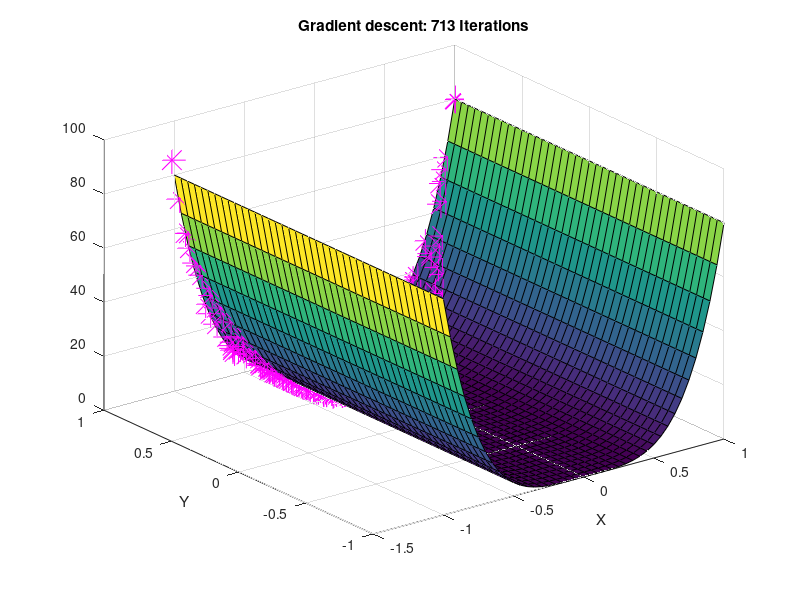

The MATLAB source for this figure:
function grad_descent()
clear all
close all
clc
step=0.001;
gama=0.99;
threshold=10^(-4);

% Create grid
x=-1:0.05:1;
y=-1:0.05:1;
[X Y] = meshgrid(x,y);

% Define our function
myFun = @(a,b) 80*(a.^4)+0.01*(b.^6);
myFun_dx = @(a,b) 320*(a.^3);
myFun_dy = @(a,b) 0.06*(b.^5);
myFun_dxdx = @(a,b) 960*(a.^2);
myFun_dydy = @(a,b) 0.3*(b.^4);
myFun_dxdy = 0;

s=surf(X,Y,myFun(X,Y));
hold on;
%s.EdgeColor = 'none';
meshgrid off

coord = zeros(100000,2);

% Starting coordinates are (1,1)
coord(1,:) = [1 1];
plot3(coord(1,1),coord(1,2),myFun(coord(1,1),coord(1,2)),'m*','MarkerSize',20);

momentum_x = 0;
momentum_y = 0;

i=2;
while(1)
    % Gradient descent: calculate delta - Wt+1 = Wt + dWt ;
    % dWt=-step*grad(func)
    %delta_x = - step * myFun_dx(coord(i-1,1),coord(i-1,2));
    %delta_y = - step * myFun_dy(coord(i-1,1),coord(i-1,2));
    
    % Gradient descent: Newton func (Multiplying by Hassian)
    %delta_x = - 1/myFun_dxdx(coord(i-1,1),coord(i-1,2)) * myFun_dx(coord(i-1,1),coord(i-1,2));
    %delta_y = - 1/myFun_dydy(coord(i-1,1),coord(i-1,2)) * myFun_dy(coord(i-1,1),coord(i-1,2));
    
    % Gradient descent: Momentum
    momentum_x = gama * momentum_x + step * myFun_dx(coord(i-1,1),coord(i-1,2));
    momentum_y = gama * momentum_y + step * myFun_dy(coord(i-1,1),coord(i-1,2));
    delta_x = -momentum_x; 
    delta_y = -momentum_y;
    
    % Gradient descent: Update coordinates
    coord(i,:) = coord(i-1,:)+[delta_x,delta_y];
    
    % Plot the points on the graph.
    plot3(coord(i,1),coord(i,2),myFun(coord(i,1),coord(i,2)),'m*','MarkerSize',20)
    i=i+1  
    
    if sqrt(delta_x^2 + delta_y^2) < threshold
        break;
    end
end

title(['Gradient descent: ' num2str(i) ' Iterations']);
xlabel('X')
ylabel('Y')

end

